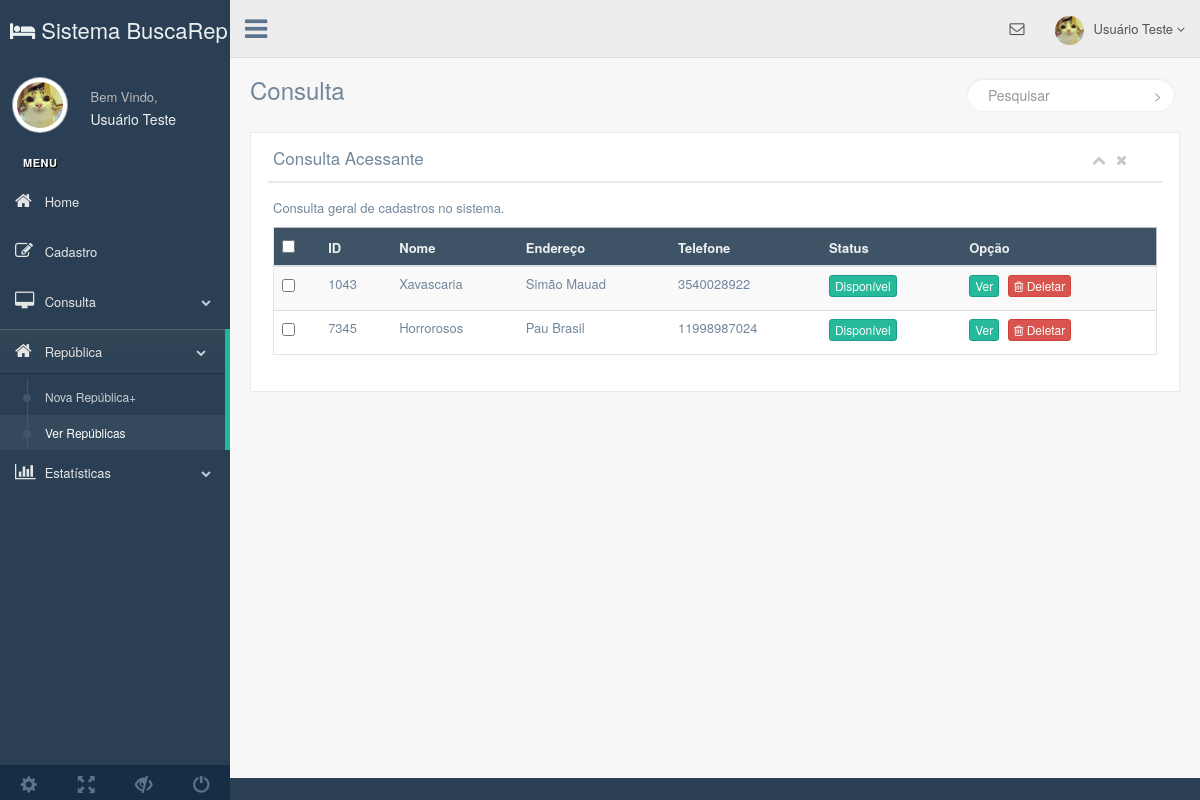
The app's page /production/rep_view.php, older data.
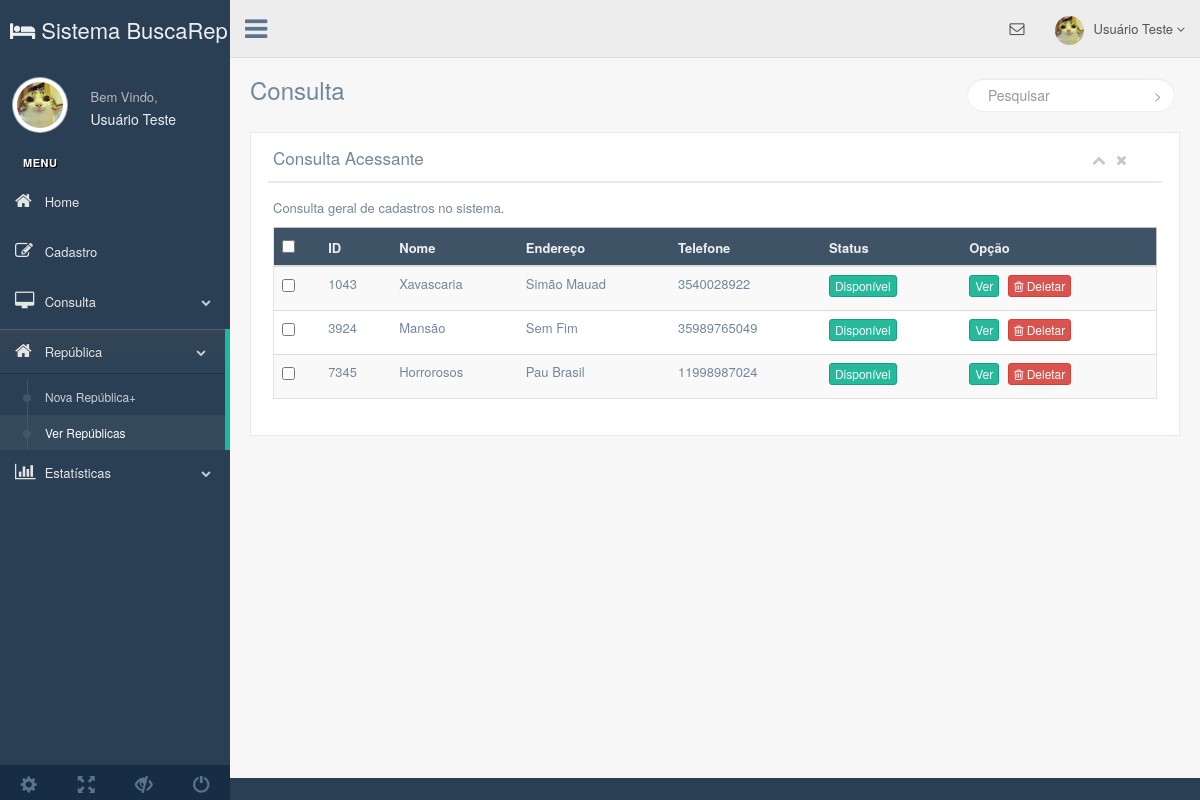
The same page, newer data.
### tables this page shows
CREATE TABLE `republica` (
  `id` int(8) NOT NULL,
  `name` varchar(25) NOT NULL,
  `type` varchar(10) NOT NULL,
  `state` varchar(20) NOT NULL,
  `city` varchar(30) NOT NULL,
  `street` varchar(45) NOT NULL,
  `neighborhood` varchar(20) NOT NULL,
  `number` int(4) NOT NULL,
  `complement` varchar(15) DEFAULT NULL,
  `email` varchar(45) NOT NULL,
  `phone` varchar(20) NOT NULL,
  `qtd` int(2) NOT NULL,
  `services` varchar(80) DEFAULT NULL,
  `agency` varchar(20) NOT NULL,
  `dweller` int(2) NOT NULL DEFAULT '0',
  `able` tinyint(1) NOT NULL DEFAULT '1',
  `img_name` varchar(40) DEFAULT NULL,
  `responsavel` varchar(20) NOT NULL,
  `ativo` tinyint(1) NOT NULL DEFAULT '1'
);

### production/rep_view.php (the view, shortened to what the changed rows need)
<?php
include_once('connection/connect.php');
$comando = "SELECT * FROM republica";
$resultado = mysqli_query($conn, $comando);
?>
<!DOCTYPE html>
<html lang="en">
  <head>
    <link href="../vendors/bootstrap/dist/css/bootstrap.min.css" rel="stylesheet">
    <link href="../vendors/font-awesome/css/font-awesome.min.css" rel="stylesheet">
    <link href="../vendors/nprogress/nprogress.css" rel="stylesheet">
    <link href="../build/css/custom.min.css" rel="stylesheet">
  </head>
  <body class="nav-md">
    <div class="container body">
      <div class="main_container">
        <div class="col-md-3 left_col">
          <div class="left_col scroll-view">
            <div class="profile clearfix">
              <div class="profile_info">
                <h2>Usuário Teste</h2>
              </div>
            </div>
            <br />
          </div>
        </div>
        <div class="right_col" role="main">
          <div class="">
				<div class="x_panel">
                  <div class="x_title">
                    <h2>Consulta Acessante</h2>
                  </div>
                  <div class="x_content">
                    <div class="table-responsive">
                      <table class="table table-striped jambo_table bulk_action">
                        <thead>
                          <tr class="headings">
                            <th>
                              <input type="checkbox" id="check-all" class="flat">
                            </th>
                            <th class="column-title">ID</th>
                            <th class="column-title">Nome</th>
                            <th class="column-title">Endereço</th>
                            <th class="column-title">Telefone</th>
                            <th class="column-title">Status </th>
                            <th class="column-title no-link last"><span class="nobr">Opção</span>
                            </th>
                          </tr>
                        </thead>
                        <tbody>
                          <?php while($dado = mysqli_fetch_array($resultado)){ ?>
                           <tr class="even pointer">
                            <td class="a-center ">
                            <input type="checkbox" class="flat" name="table_records">
                            </td>
                          	<td class=" "><?php echo $dado["id"]; ?></td>
                            <td class=" "><?php echo $dado["name"]; ?></td>
                            <td class=" "><?php echo $dado["street"]; ?></td>
                            <td class=" "><?php echo $dado["phone"]; ?></td>
                            <td><button type="button" class="btn btn-success btn-xs">Disponível</button></td>
                           	<td>
                            <a href="rep_page.php?id=<?php echo $dado["id"] ?>"><button type="button" class="btn btn-success btn-xs">Ver</button></a>
                            <a href="rep_delete.php?id=<?php echo $dado["id"] ?>" class="btn btn-danger btn-xs"><i class="fa fa-trash-o"></i> Deletar </a>
                          	</td>
                          </tr>
                          <?php } ?>
                        </tbody>
                      </table>
                    </div>
                  </div>
                </div>
            </div>
          </div>
        </div>
      </div>
  </body>
</html>

Row changes from the older to the newer data that the page shows:
added republica: id "3924", name "Mansão", street "Sem Fim", phone "35989765049"
